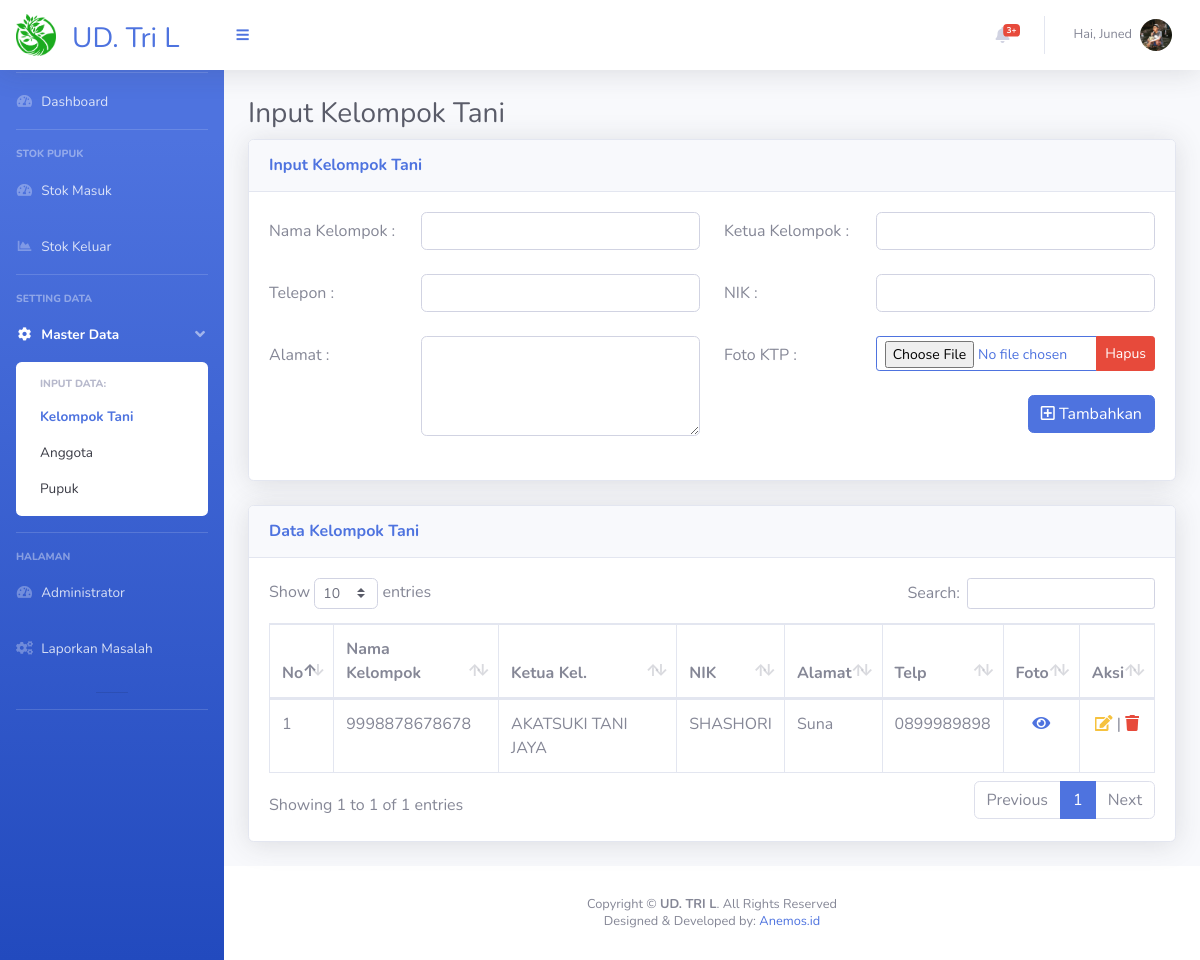
The app's page /page_kel_tani.php?m=4&n=2 (signed in) with its own data.
### tables this page shows
CREATE TABLE `data_kel_tani` (
  `ID_KT` int(50) NOT NULL,
  `NIK` varchar(50) DEFAULT NULL,
  `Nama_Kel` varchar(100) DEFAULT NULL,
  `Nama_Ketua` varchar(50) DEFAULT NULL,
  `Alamat` varchar(100) DEFAULT NULL,
  `Telp` varchar(50) DEFAULT NULL,
  `Foto` varchar(50) DEFAULT NULL
);

### page_kel_tani.php (the view, shortened to what this page needs)
<?php
include "connection.php";
if (isset($_SESSION['login'])) {
    ?>
<!DOCTYPE html>
<html lang="en">
<head>
    <link href="vendor/fontawesome-free/css/all.min.css" rel="stylesheet" type="text/css">
    <link href="css/sb-admin-2.min.css" rel="stylesheet">
    <link href="vendor/datatables/dataTables.bootstrap4.min.css" rel="stylesheet">
</head>
<body id="page-top">
    <div id="wrapper">
        <?php include "segment/sidebar.php";?>
        <div id="content-wrapper" class="d-flex flex-column">
            <div id="content">
                <?php include "segment/header.php";?>
                <div class="container-fluid">
                    <div class="d-sm-flex align-items-center justify-content-between ">
                        <h1 id="hu" class="h3 pp text-gray-800">Input Kelompok Tani</h1>
                    </div>
                    <div class="row">
                        <div class="col-xl-12 col-lg-12">
                            <div class="card shadow mb-4">
                                <div
                                    class="card-header py-3 d-flex flex-row align-items-center justify-content-between">
                                    <h6 class="m-0 font-weight-bold text-primary">Input Kelompok Tani</h6>
                                </div>
                                <div class="card-body">
                                    <form method="POST" action="addKelompok.php" enctype="multipart/form-data">
                                        <div class="row mb-2">
                                            <label for="namakel" class="col-sm-2 col-form-label"> Nama Kelompok :
                                            </label>
                                            <div class="col-sm-4">
                                                <input type="text" class="form-control" id="namakel" name="namakel"
                                                    required>
                                            </div>
                                            <label for="ketuakel" class="col-sm-2 col-form-label"> Ketua Kelompok :
                                            </label>
                                            <div class="col-sm-4">
                                                <input type="text" class="form-control" id="ketuakel" name="ketuakel"
                                                    required>
                                            </div>
                                        </div>
                                        <div class="row mb-2">
                                            <label for="telp" class="col-sm-2 col-form-label"> Telepon : </label>
                                            <div class="col-sm-4">
                                                <input type="number" class="form-control" id="telp" name="telp"
                                                    required>
                                            </div>
                                            <label for="nik" class="col-sm-2 col-form-label"> NIK : </label>
                                            <div class="col-sm-4">
                                                <input type="number" class="form-control" id="nik" name="nik" required>
                                            </div>
                                        </div>
                                        <div class="row mb-2">
                                            <label for="alamat" class="col-sm-2 col-form-label"> Alamat : </label>
                                            <div class="col-sm-4">
                                                <textarea class="form-control" style="height: 100px" id="alamat"
                                                    name="alamat" required></textarea>
                                            </div>
                                            <label class="col-sm-2 col-form-label"> Foto KTP : </label>
                                            <div class="col-sm-4">
                                                <div class="input-group mb-3">
                                                    <input type="file" id="pics" name="pics"
                                                        class="form-control btn btn-outline-primary btn-sm "
                                                        onchange="PreviewImage();">
                                                    <div class="input-group-append">
                                                        <button class="btn btn-danger btn-sm" type="button"
                                                            id="button-addon2" onclick="hapus();">Hapus </button>
                                                    </div>
                                                </div>
                                                <div class="float-right mt-2">
                                                    <button type="submit" class="btn btn-primary" name="tambah"><i
                                                            class="far fa-plus-square"></i> Tambahkan </button>
                                                </div>
                                            </div>
                                        </div>
                                    </form>
                                </div>
                            </div>
                        </div>
                        <div class="col-xl-12 col-lg-10">
                            <div class="card shadow mb-4">
                                <div
                                    class="card-header py-3 d-flex flex-row align-items-center justify-content-between">
                                    <h6 class="m-0 font-weight-bold text-primary">Data Kelompok Tani</h6>
                                </div>
                                <div class="card-body">
                                    <div class="table-responsive">
                                        <table class="table table-bordered" id="dataTable" width="100%" cellspacing="0">
                                            <thead>
                                                <tr>
                                                    <th scope="col">No</th>
                                                    <th scope="col">Nama Kelompok</th>
                                                    <th scope="col">Ketua Kel.</th>
                                                    <th scope="col">NIK</th>
                                                    <th scope="col">Alamat</th>
                                                    <th scope="col">Telp</th>
                                                    <th scope="col">Foto</th>
                                                    <th scope="col">Aksi</th>
                                                </tr>
                                            </thead>
                                            <tbody>
                                                <?php
$no = 1;
    $data = mysqli_query($conn, "SELECT * FROM data_kel_tani ORDER BY ID_KT DESC");
    foreach ($data as $all) {
        echo ('<tr><td>' . $no . '</td>');
        echo ('<td>' . $all['NIK'] . '</td>');
        echo ('<td>' . $all['Nama_Kel'] . '</td>');
        echo ('<td>' . $all['Nama_Ketua'] . '</td>');
        echo ('<td>' . $all['Alamat'] . '</td>');
        echo ('<td>' . $all['Telp'] . '</td>');
        echo ('<td><a href="" data-toggle="modal" data-target="#viewFoto');
        echo ($all['ID_KT'] . '"><center><i class="fas fa-eye" data-toggle="tooltip" data-placement="top" title="Lihat Foto"></i> </center>  </i></a></td>');
        echo ('<td><center><a href=page_edit_kel_tani.php?m=4&n=2&id=');
        echo ($all['ID_KT'] . '><span class="btn-icon-split text-warning"
                                                    data-toggle="tooltip" data-placement="top" title="Edit Data"><i
                                                        class="fas fa-edit"></i></span></a>
                                                <text> | </text><a href="" data-toggle="modal" data-target="#exampleModalCenter');
        echo ($all['ID_KT'] . '"><span class="btn-icon-split text-danger" data-toggle="tooltip" data-placement="left"
                                                        title="Hapus Data"><i class="fas fa-trash"></i></span></a></td>
                                                </center>
                                                </tr>');
        $no++;
        ?></tr>
                                                <?php }?>
                                            </tbody>
                                        </table>
                                    </div>
                                </div>
                            </div>
                        </div>
                    </div>
                </div>
            </div>
            <?php include "segment/footer.php";?>
        </div>
    </div>
</body>
</html>
<?php } else {
    header("Location: login.php");
    exit();
}?>

### records on screen
data_kel_tani: NIK "9998878678678", Nama_Kel "AKATSUKI TANI JAYA", Nama_Ketua "SHASHORI", Alamat "Suna", Telp "0899989898"

### other values on screen
$_SESSION['per'] "UD. Tri L"
$_SESSION['nama'] "Juned"
